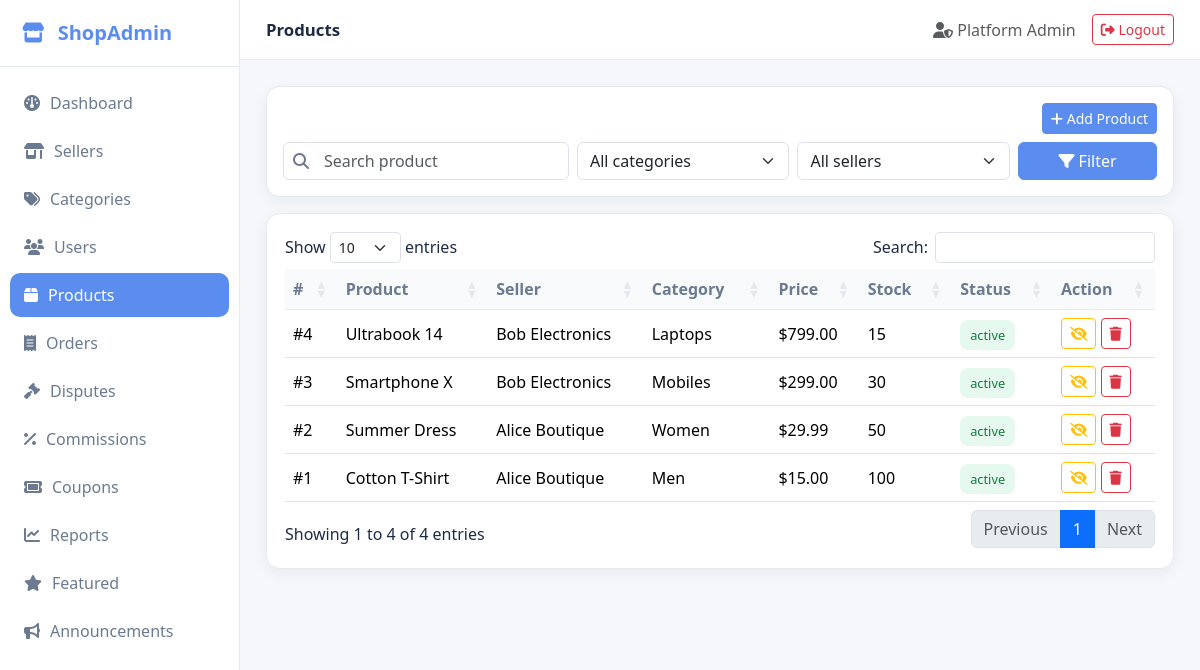
/index.php?url=products (signed in), run on the app's committed database.
### tables this page shows
CREATE TABLE IF NOT EXISTS `products` (
  `id` INT UNSIGNED AUTO_INCREMENT PRIMARY KEY,
  `seller_id` INT UNSIGNED NOT NULL,
  `category_id` INT UNSIGNED DEFAULT NULL,
  `name` VARCHAR(200) NOT NULL,
  `description` TEXT,
  `price` DECIMAL(10,2) NOT NULL DEFAULT 0,
  `stock` INT NOT NULL DEFAULT 0,
  `image` VARCHAR(255) DEFAULT NULL,
  `is_featured` TINYINT(1) NOT NULL DEFAULT 0,
  `status` ENUM('active','removed') NOT NULL DEFAULT 'active',
  `created_at` TIMESTAMP DEFAULT CURRENT_TIMESTAMP,
  FOREIGN KEY (`seller_id`) REFERENCES `sellers`(`id`) ON DELETE CASCADE,
  FOREIGN KEY (`category_id`) REFERENCES `categories`(`id`) ON DELETE SET NULL
);

CREATE TABLE IF NOT EXISTS `sellers` (
  `id` INT UNSIGNED AUTO_INCREMENT PRIMARY KEY,
  `user_id` INT UNSIGNED NOT NULL,
  `shop_name` VARCHAR(150) NOT NULL,
  `description` TEXT,
  `commission_rate` DECIMAL(5,2) NOT NULL DEFAULT 10.00,
  `approval_status` ENUM('pending','approved','rejected') NOT NULL DEFAULT 'pending',
  `is_suspended` TINYINT(1) NOT NULL DEFAULT 0,
  `banner` VARCHAR(255) DEFAULT NULL,
  `created_at` TIMESTAMP DEFAULT CURRENT_TIMESTAMP,
  FOREIGN KEY (`user_id`) REFERENCES `users`(`id`) ON DELETE CASCADE
);

CREATE TABLE IF NOT EXISTS `categories` (
  `id` INT UNSIGNED AUTO_INCREMENT PRIMARY KEY,
  `name` VARCHAR(120) NOT NULL,
  `parent_id` INT UNSIGNED DEFAULT NULL,
  `created_at` TIMESTAMP DEFAULT CURRENT_TIMESTAMP,
  FOREIGN KEY (`parent_id`) REFERENCES `categories`(`id`) ON DELETE SET NULL
);

### controllers/Controller.php (called while the page is built, shortened)
<?php
class Controller {
    public function __construct($db) { $this->db = $db; }
    protected function view($path, $data = []) {
        extract($data);
        require __DIR__ . '/../views/layouts/header.php';
        require __DIR__ . '/../views/' . $path . '.php';
        require __DIR__ . '/../views/layouts/footer.php';
    }
}

### controllers/ProductsController.php (called while the page is built, shortened)
<?php
require_once __DIR__ . '/Controller.php';
require_once __DIR__ . '/../models/ProductModel.php';
class ProductsController extends Controller {
    public function index() {
        $q   = $_GET['q'] ?? '';
        $cat = $_GET['cat'] ?? '';
        $sel = $_GET['sel'] ?? '';
        $model = new ProductModel($this->db);
        $list = $model->all($q, $cat, $sel);
        $cats = (new CategoryModel($this->db))->all();
        $sellers = (new SellerModel($this->db))->all('', '');
        $this->view('products/index', [
            'list' => $list,
            'cats' => $cats,
            'sellers' => $sellers,
            'q' => $q,
            'cat' => $cat,
            'sel' => $sel,
            'pageTitle' => 'Products'
        ]);
    }
}

### index.php (called while the page is built, shortened)
<?php
require_once __DIR__ . '/config/db.php';
require_once __DIR__ . '/includes/helpers.php';
$url = $_GET['url'] ?? 'auth/login';
$url = trim($url, '/');
$parts = array_values(array_filter(explode('/', $url)));
$action         = $parts[1] ?? 'index';
$params         = array_slice($parts, 2);
$obj = new $controller($conn);
call_user_func_array([$obj, $action], $params);

### includes/helpers.php (called while the page is built, shortened)
<?php
function e($v) {
    return htmlspecialchars((string)$v, ENT_QUOTES, 'UTF-8');
}
function url($path = '') {
    return BASE_URL . '/index.php?url=' . ltrim($path, '/');
}

### models/ProductModel.php (called while the page is built, shortened)
<?php
require_once __DIR__ . '/Model.php';
class ProductModel extends Model {
    public function all($search = '', $category_id = '', $seller_id = '') {
        $like = "%$search%";
        $sql = "SELECT p.*, c.name AS category_name, s.shop_name
                FROM products p
                LEFT JOIN categories c ON p.category_id = c.id
                JOIN sellers s ON p.seller_id = s.id
                WHERE p.name LIKE ?";
        $types = 's';
        $params = [$like];
        $sql .= " ORDER BY p.id DESC";
        $stmt = $this->db->prepare($sql);
        $stmt->bind_param($types, ...$params);
        $stmt->execute();
        return $stmt->get_result()->fetch_all(MYSQLI_ASSOC);
    }
}

### models/Model.php (called while the page is built, shortened)
<?php
class Model {
    public function __construct($db) { $this->db = $db; }
}

### views/products/index.php (the view, shortened to what this page needs)
<div class="card p-3 mb-3">
  <div class="d-flex justify-content-between align-items-center mb-2">
    <button class="btn btn-primary btn-sm" data-bs-toggle="modal" data-bs-target="#addProductModal">
      <i class="fa-solid fa-plus"></i> Add Product
    </button>
  </div>
  <form class="row g-2" method="get">
    <div class="col-md-4 input-icon">
      <i class="fa-solid fa-magnifying-glass"></i>
      <input class="form-control" name="q" placeholder="Search product" value="<?= e($q) ?>">
    </div>
    <div class="col-md-3">
      <select class="form-select" name="cat">
        <option value="">All categories</option>
      </select>
    </div>
    <div class="col-md-3">
      <select class="form-select" name="sel">
        <option value="">All sellers</option>
      </select>
    </div>
    <div class="col-md-2">
      <button class="btn btn-primary w-100">
        <i class="fa-solid fa-filter"></i> Filter
      </button>
    </div>
  </form>
</div>
<div class="table-card">
  <table class="table align-middle data-table">
    <thead>
      <tr>
        <th>#</th>
        <th>Product</th>
        <th>Seller</th>
        <th>Category</th>
        <th>Price</th>
        <th>Stock</th>
        <th>Status</th>
        <th>Action</th>
      </tr>
    </thead>
    <tbody>
      <?php foreach ($list as $p): ?>
        <tr>
          <td>#<?= e($p['id']) ?></td>
          <td><?= e($p['name']) ?></td>
          <td><?= e($p['shop_name']) ?></td>
          <td><?= e($p['category_name'] ?? '—') ?></td>
          <td>$<?= number_format($p['price'], 2) ?></td>
          <td><?= e($p['stock']) ?></td>
          <td>
            <span class="badge-soft badge-<?= $p['status'] === 'active' ? 'approved' : 'rejected' ?>">
              <?= e($p['status']) ?>
            </span>
          </td>
          <td>
            <?php if ($p['status'] === 'active'): ?>
              <button class="btn btn-sm btn-outline-warning"
                onclick="confirmGo('<?= url('products/remove/'.$p['id']) ?>','Remove this product?')">
                <i class="fa-solid fa-eye-slash"></i>
              </button>
            <?php endif; ?>
            <button class="btn btn-sm btn-outline-danger"
              onclick="confirmGo('<?= url('products/delete/'.$p['id']) ?>','Permanently delete this product?')">
              <i class="fa-solid fa-trash"></i>
            </button>
          </td>
        </tr>
      <?php endforeach; ?>
    </tbody>
  </table>
</div>

### assets/css/style.css (style rules this page uses)
:root { --bg:#f5f7fb; --card:#fff; --primary:#5b8def; --primary-dark:#3f6fd6; --text:#1f2a44; --muted:#6b7a90; --border:#e6ebf2; --success:#22c55e; --danger:#ef4444; --warning:#f59e0b; --shadow:0 4px 14px rgba(20,30,60,.06); }
* { box-sizing:border-box }
body { margin:0;font-family:'Segoe UI',system-ui,sans-serif;background:var(--bg);color:var(--text) }
.card { background:var(--card);border:1px solid var(--border);border-radius:14px;box-shadow:var(--shadow) }
.btn-primary { background:var(--primary);border-color:var(--primary) }
.input-icon { position:relative }
.input-icon i { position:absolute;left:14px;top:50%;transform:translateY(-50%);color:var(--muted) }
.input-icon .form-control { padding-left:40px }
.table-card { background:#fff;border-radius:14px;box-shadow:var(--shadow);border:1px solid var(--border);padding:18px }
table.dataTable { border-collapse:separate !important;border-spacing:0 }
.table thead th { background:#f8fafc;color:var(--muted);font-weight:600;border-bottom:1px solid var(--border) }
.badge-soft { padding:6px 10px;border-radius:8px;font-weight:500;font-size:.8rem }
.badge-approved { background:#e6f9ee;color:#127c3f }

### data on the page
products: id "4", name "Ultrabook 14", seller.shop_name "Bob Electronics", category.name "Laptops", price "799.00", stock "15", status "active"
products: id "3", name "Smartphone X", seller.shop_name "Bob Electronics", category.name "Mobiles", price "299.00", stock "30", status "active"
products: id "2", name "Summer Dress", seller.shop_name "Alice Boutique", category.name "Women", price "29.99", stock "50", status "active"
products: id "1", name "Cotton T-Shirt", seller.shop_name "Alice Boutique", category.name "Men", price "15.00", stock "100", status "active"

### other printed values
APP_NAME "ShopAdmin"
$pageTitle "Products"
$u['name'] "Platform Admin"
